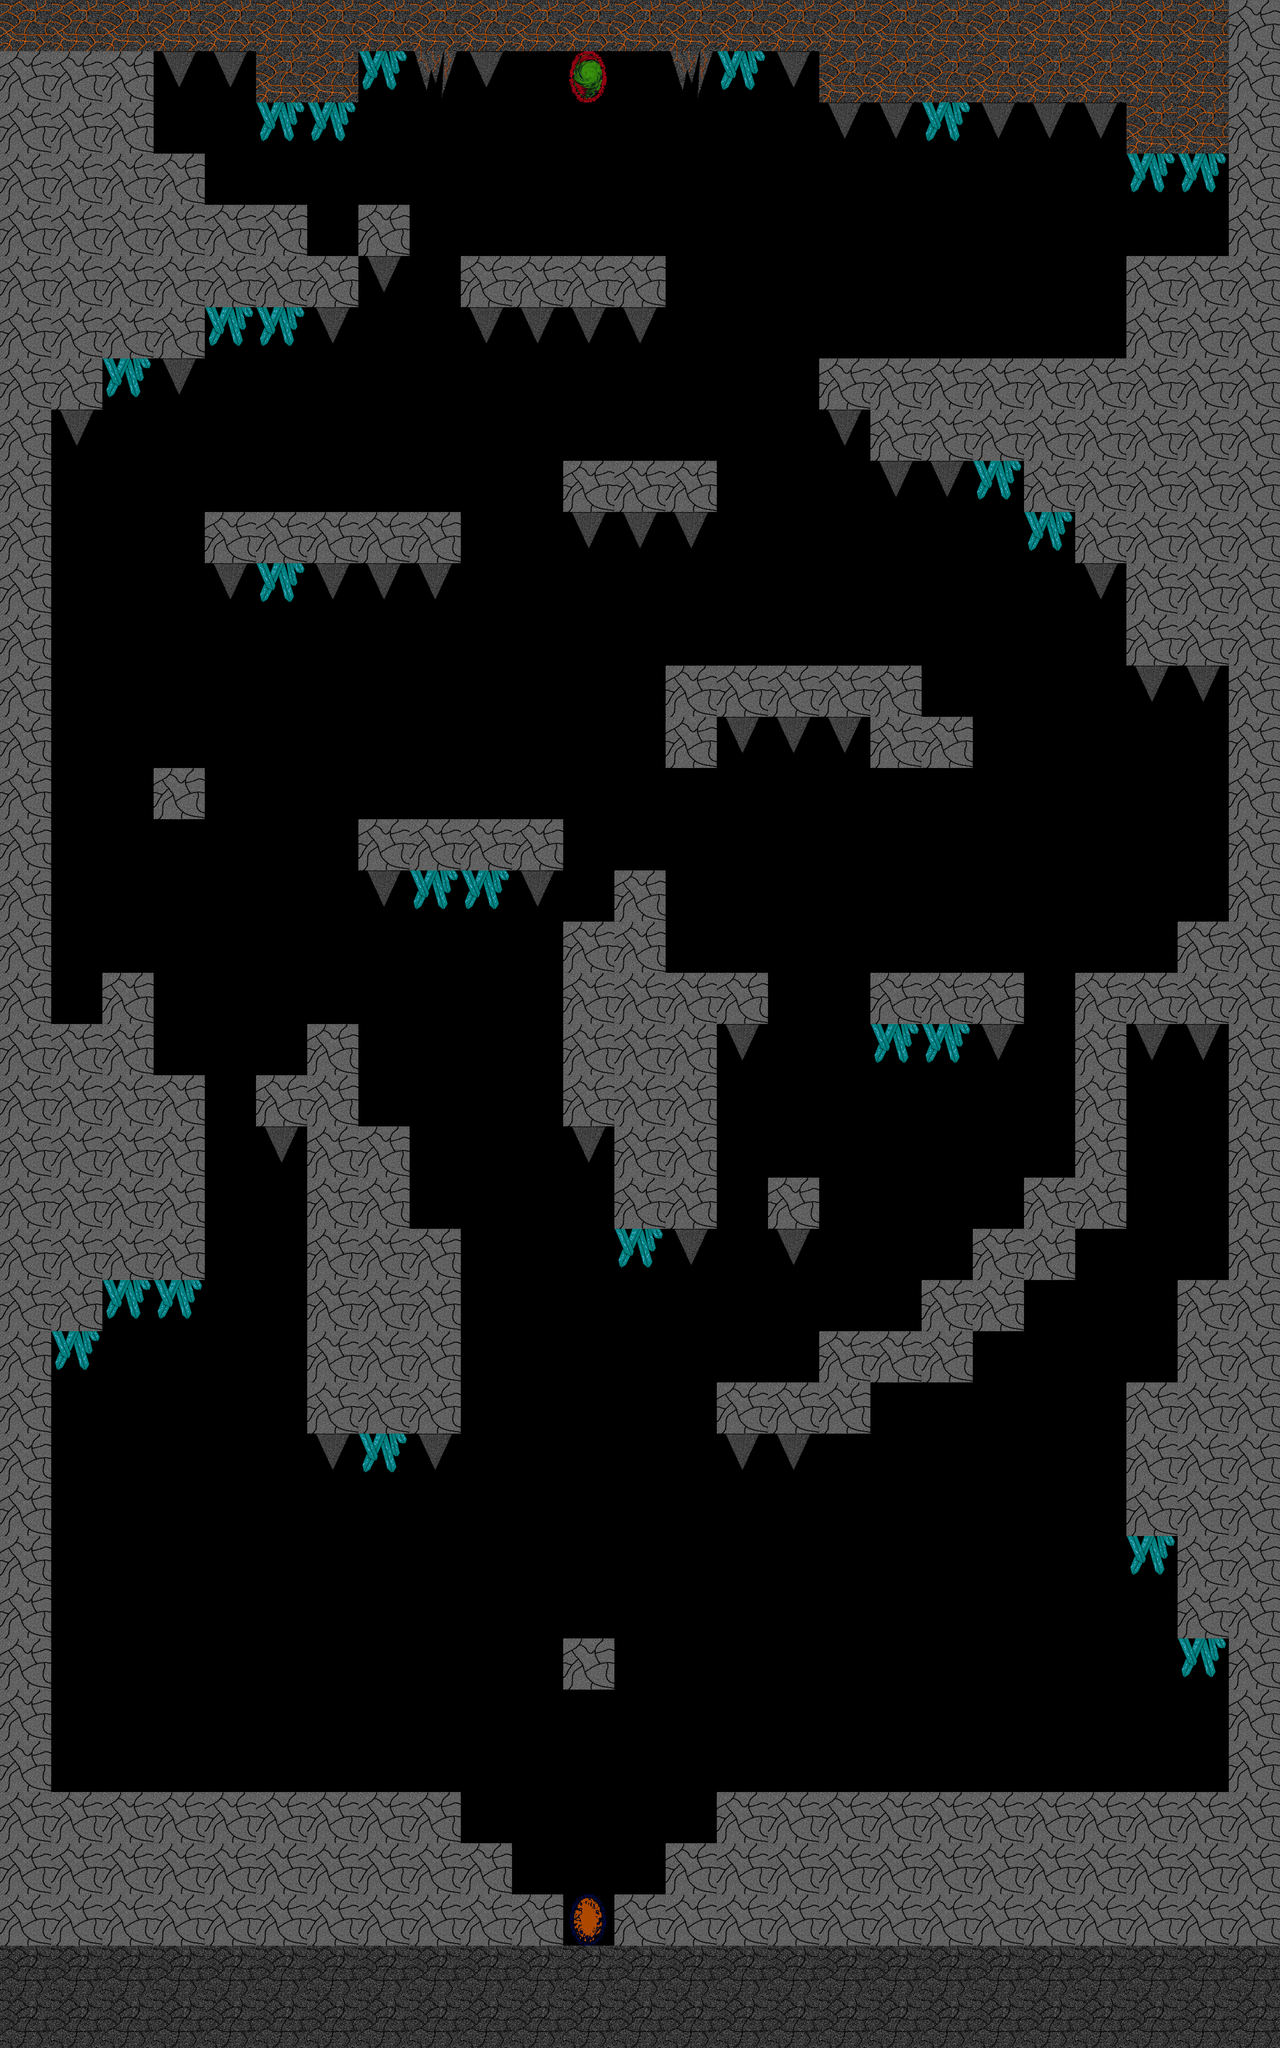

This is a level from a 2D game, rendered from its Tiled map with the project's own tilesets. A one-line summary and the map file follow, with tile-layer data summarised:
An orthogonal 25x40 tile map with 128x128 px tiles, 2 tile layers (Background, Main) and 110 objects.

<map version="1.0" orientation="orthogonal" renderorder="right-down" width="25" height="40" tilewidth="128" tileheight="128" nextobjectid="188">
 <tileset firstgid="1" name="GTile" tilewidth="128" tileheight="128" tilecount="64" columns="8">
  <image source="../GTileSheet.png" width="1024" height="1024" />
 </tileset>
 <layer name="Background" width="25" height="40">
  <data>[1000 cells, 1000 non-empty, 1 distinct tile ids]</data>
 </layer>
 <layer name="Main" width="25" height="40">
  <data>[1000 cells, 482 non-empty, 9 distinct tile ids]</data>
 </layer>
 <objectgroup name="Ground">
  <object id="3" x="0" y="4480" width="1152" height="384" />
  <object id="4" x="1792" y="4480" width="1408" height="384" />
  <object id="5" x="1664" y="4608" width="128" height="256" />
  <object id="6" x="1536" y="4736" width="128" height="128" />
  <object id="7" x="1152" y="4608" width="128" height="256" />
  <object id="8" x="1280" y="4736" width="128" height="128" />
  <object id="9" x="1408" y="4096" width="128" height="128" />
  <object id="10" x="0" y="0" width="128" height="4480" />
  <object id="11" x="3072" y="0" width="128" height="4480" />
  <object id="12" x="2944" y="3200" width="128" height="896" />
  <object id="13" x="2816" y="3456" width="128" height="384" />
  <object id="14" x="1792" y="3456" width="256" height="128" />
  <object id="15" x="768" y="3456" width="384" height="128" />
  <object id="16" x="1536" y="2176" width="128" height="896" />
  <object id="17" x="1664" y="2432" width="128" height="640" />
  <object id="18" x="2176" y="2432" width="384" height="128" />
  <object id="19" x="1408" y="2304" width="128" height="512" />
  <object id="20" x="128" y="2560" width="128" height="768" />
  <object id="21" x="256" y="2560" width="128" height="640" />
  <object id="22" x="256" y="2432" width="128" height="128" />
  <object id="23" x="384" y="2688" width="128" height="512" />
  <object id="24" x="384" y="1920" width="128" height="128" />
  <object id="25" x="1920" y="1664" width="128" height="128" />
  <object id="26" x="2816" y="640" width="256" height="1024" />
  <object id="27" x="2688" y="896" width="128" height="512" />
  <object id="28" x="2560" y="896" width="128" height="384" />
  <object id="29" x="2304" y="1024" width="256" height="128" />
  <object id="31" x="1536" y="0" width="1536" height="128" />
  <object id="32" x="2048" y="128" width="1024" height="128" />
  <object id="33" x="2816" y="256" width="256" height="128" />
  <object id="34" x="128" y="0" width="1280" height="128" />
  <object id="35" x="128" y="128" width="256" height="128" />
  <object id="36" x="640" y="128" width="256" height="128" />
  <object id="37" x="128" y="256" width="256" height="640" />
  <object id="38" x="384" y="512" width="384" height="256" />
  <object id="39" x="768" y="640" width="128" height="128" />
  <object id="40" x="384" y="768" width="128" height="128" />
  <object id="41" x="384" y="384" width="128" height="128" />
  <object id="42" x="128" y="896" width="128" height="128" />
  <object id="43" x="1280" y="640" width="384" height="128" />
  <object id="44" x="512" y="1280" width="384" height="128" />
  <object id="45" x="1408" y="1152" width="384" height="128" />
  <object id="46" x="896" y="2048" width="512" height="128" />
  <object id="114" x="-8.33333" y="4850" width="3208.33" height="275" />
  <object id="143" x="2048" y="1660" width="128" height="128" />
  <object id="148" x="1924" y="2944" width="120" height="124" />
  <object id="149" x="896" y="512" width="124" height="124" />
  <object id="152" x="1408" y="0" width="128" height="128" />
  <object id="154" x="2048" y="3328" width="128" height="256" />
  <object id="155" x="2176" y="3328" width="256" height="128" />
  <object id="156" x="2304" y="3200" width="256" height="128" />
  <object id="158" x="2432" y="3072" width="256" height="128" />
  <object id="159" x="2560" y="2944" width="256" height="128" />
  <object id="160" x="2688" y="2432" width="128" height="512" />
  <object id="161" x="2816" y="2432" width="256" height="128" />
  <object id="162" x="2944" y="2304" width="128" height="128" />
  <object id="168" x="768" y="2560" width="128" height="896" />
  <object id="169" x="896" y="2816" width="128" height="640" />
  <object id="170" x="1024" y="3072" width="128" height="384" />
  <object id="171" x="640" y="2688" width="128" height="128" />
  <object id="172" x="896" y="1280" width="256" height="128" />
  <object id="174" x="1152" y="640" width="128" height="128" />
  <object id="176" x="1664" y="1664" width="256" height="128" />
  <object id="178" x="1664" y="1792" width="128" height="128" />
  <object id="180" x="1792" y="2432" width="128" height="128" />
  <object id="182" x="2176" y="1664" width="128" height="256" />
  <object id="183" x="2304" y="1792" width="128" height="128" />
  <object id="184" x="2048" y="896" width="512" height="128" />
  <object id="185" x="2176" y="1024" width="128" height="128" />
 </objectgroup>
 <objectgroup name="Spikes">
  <object id="115" x="384" y="128" width="248" height="76" />
  <object id="116" x="632" y="204" />
  <object id="117" x="668" y="256" width="208" height="88" />
  <object id="118" x="892" y="128" width="360" height="84" />
  <object id="119" x="1684" y="124" width="364" height="92" />
  <object id="120" x="2076" y="260" width="740" height="80" />
  <object id="121" x="2840" y="384" width="232" height="100" />
  <object id="122" x="2332" y="1152" width="220" height="96" />
  <object id="123" x="2572" y="1284" width="116" height="92" />
  <object id="125" x="2712" y="1412" width="84" height="88" />
  <object id="126" x="2840" y="1664" width="204" height="96" />
  <object id="127" x="1432" y="1280" width="332" height="88" />
  <object id="128" x="536" y="1412" width="336" height="88" />
  <object id="129" x="916" y="2172" width="472" height="92" />
  <object id="130" x="2188" y="2564" width="352" height="92" />
  <object id="131" x="1548" y="3072" width="220" height="92" />
  <object id="132" x="1424" y="2816" width="92" height="96" />
  <object id="133" x="792" y="3588" width="336" height="88" />
  <object id="134" x="260" y="3196" width="232" height="96" />
  <object id="135" x="132" y="3328" width="104" height="96" />
  <object id="136" x="1812" y="3584" width="216" height="96" />
  <object id="137" x="2828" y="3840" width="112" height="96" />
  <object id="138" x="2960" y="4092" width="108" height="100" />
  <object id="139" x="1304" y="768" width="336" height="92" />
  <object id="140" x="516" y="764" width="352" height="96" />
  <object id="141" x="264" y="896" width="220" height="96" />
  <object id="142" x="152" y="1024" width="76" height="92" />
  <object id="145" x="2076" y="1788" width="76" height="88" />
  <object id="146" x="1944" y="3072" width="76" height="88" />
  <object id="150" x="924" y="640" width="68" height="88" />
  <object id="151" x="1956" y="1792" width="60" height="84" />
  <object id="166" x="2848" y="2560" width="192" height="96" />
  <object id="167" x="672" y="2816" width="64" height="96" />
  <object id="173" x="928" y="1408" width="192" height="96" />
  <object id="175" x="1184" y="768" width="64" height="96" />
  <object id="179" x="1824" y="1792" width="64" height="96" />
  <object id="181" x="1824" y="2560" width="64" height="96" />
  <object id="186" x="2080" y="1024" width="64" height="96" />
  <object id="187" x="2208" y="1152" width="64" height="96" />
 </objectgroup>
 <objectgroup name="EnterPortal">
  <object id="47" x="1408" y="4736" width="128" height="128">
   <ellipse />
  </object>
 </objectgroup>
 <objectgroup name="ExitPortal">
  <object id="153" x="1440" y="128" width="64" height="128">
   <ellipse />
  </object>
 </objectgroup>
</map>
